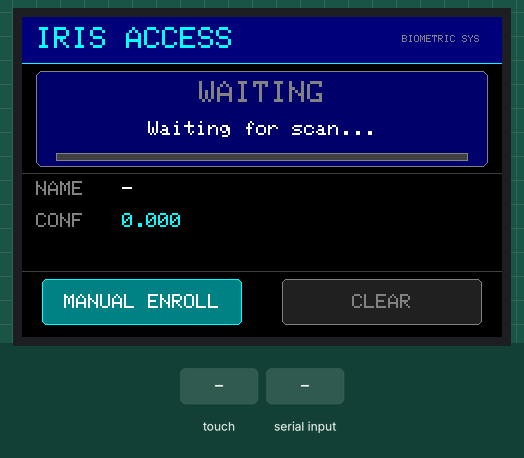
Recording of a sketch running on a simulated Arduino Uno, built with avr-gcc and run on an emulated ATmega328P. Parts: 480×320 colour display. The inputs (shaded band) are chosen by the test bench. What the sketch prints to the serial monitor is not drawn.

Above: at 1.6 s.
1.7 s: touch panel pressed at 62 % / 90 % of its raw x / y range
At 2.11 s:
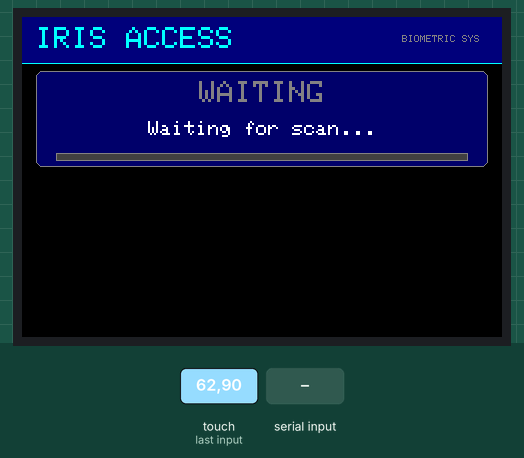
3.6 s: "1|90|45\n" received over Serial
At 4.5 s:
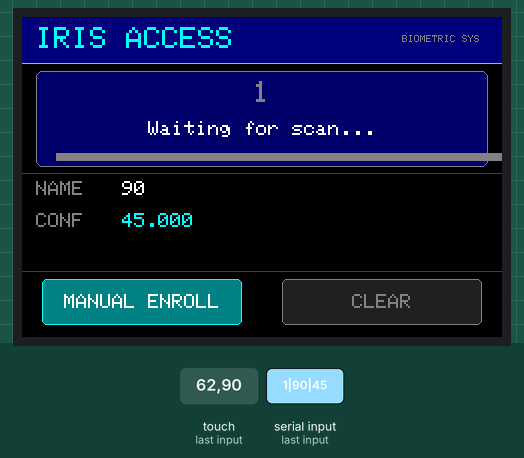
5.2 s: touch panel pressed at 13 % / 90 % of its raw x / y range
At 6.9 s:
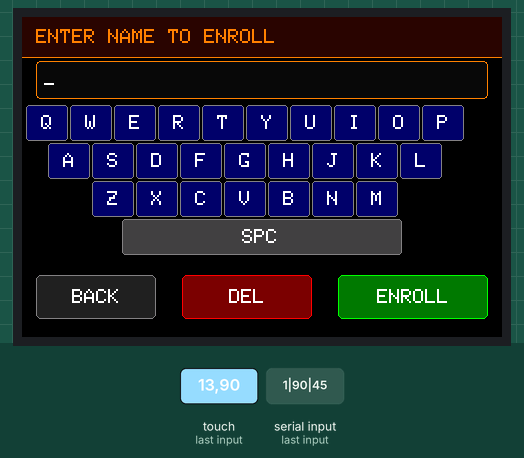
7.2 s: touch panel pressed at 13 % / 30 % of its raw x / y range
8.8 s: touch panel pressed at 87 % / 90 % of its raw x / y range
At 9.18 s:
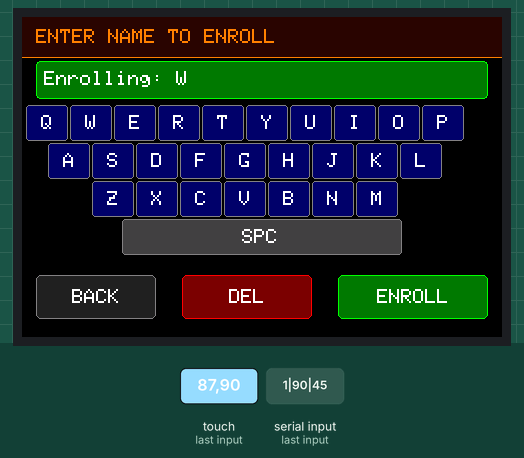
11.2 s: touch panel pressed at 38 % / 90 % of its raw x / y range
At 12.9 s:
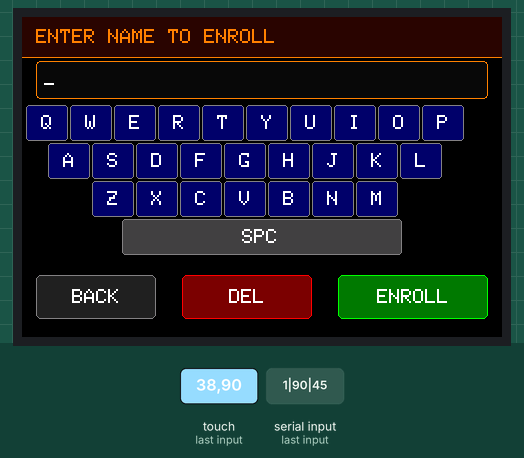
Timing chart, 0 to 14.2 s (numbered marks = the images above; inputs shaded):
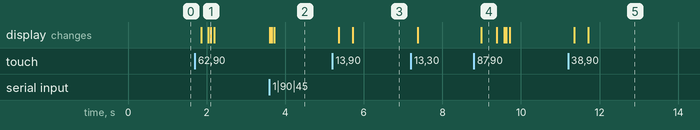

Measured:
- after the input at 1.7 s, the display: first changes after 0.16 s (image 1 shows a later state)
- after the input at 3.6 s, the display: first changes at once (image 2 shows a later state)
- after the input at 5.2 s, the display: first changes after 0.16 s (image 3 shows a later state)
- after the input at 8.8 s, the display: changes after 0.18 s (image 4)
- after the input at 11.2 s, the display: first changes after 0.16 s (image 5 shows a later state)
- what the display in image 4 shows lasts 0.4 s, from 9.0 s to 9.4 s

The sketch:

arduino_code.ino
```cpp
/*
  IRIS RECOGNITION SYSTEM — TFT DISPLAY

  FLOW:
    1. ESP32 sends frame → Python detects iris
    2. KNOWN   → TFT home shows GREEN "Access Granted + Name"
    3. UNKNOWN → TFT shows yellow confirm screen:
                 "Unknown iris. Enroll this person?"
                 [YES ENROLL]  [NO IGNORE]
    4. Tap YES  → keyboard appears → type name → ENROLL
    5. Python enrolls from saved frame → TFT confirms

  Serial  Python → Arduino:
    UI|STATUS|known
    UI|NAME|Ahmad
    UI|CONF|0.923
    UI|MESSAGE|Access Granted
    UI|ENROLL_PROMPT|         <- new unknown iris, ask user
    UI|ENROLL_OK|Ahmad
    UI|ENROLL_FAIL|reason

  Serial  Arduino → Python:
    ENROLL:Ahmad
    IGNORE
    GETUI
*/

#include <MCUFRIEND_kbv.h>
#include <Adafruit_GFX.h>
#include <TouchScreen.h>

#define YP A3
#define XM A2
#define YM 9
#define XP 8

#define TS_MINX 120
#define TS_MAXX 900
#define TS_MINY 70
#define TS_MAXY 920
#define MINPRESSURE 120
#define MAXPRESSURE 1000

MCUFRIEND_kbv tft;
TouchScreen ts = TouchScreen(XP, YP, XM, YM, 300);

#define SW 480
#define SH 320

#define BLACK   0x0000
#define WHITE   0xFFFF
#define GRAY    0x4208
#define LGRAY   0x8410
#define BLUE    0x001F
#define DBLUE   0x000D
#define RED     0xF800
#define DRED    0x7800
#define GREEN   0x07E0
#define DGREEN  0x03C0
#define YELLOW  0xFFE0
#define DYELLOW 0x8C00
#define CYAN    0x07FF
#define ORANGE  0xFC00
#define NAVY    0x000F
#define TEAL    0x0410

// ── State ──
String lastStatus  = "waiting";
String lastName    = "";
String lastConf    = "0.000";
String lastMessage = "Waiting for scan...";
String rxLine      = "";
String enrollName  = "";

String   notifyMsg   = "";
uint16_t notifyCol   = WHITE;
unsigned long notifyUntil = 0;

enum Screen { HOME, CONFIRM_ENROLL, KEYBOARD };
Screen screen = HOME;

// ── Button helper ──
struct Btn { int x, y, w, h; };
static bool hit(int tx, int ty, const Btn& b) {
  return tx>=b.x && tx<b.x+b.w && ty>=b.y && ty<b.y+b.h;
}
static void fillBtn(const Btn& b, uint16_t bg, uint16_t border,
                    const char* lbl, uint16_t tc, uint8_t sz=2) {
  tft.fillRoundRect(b.x,b.y,b.w,b.h,5,bg);
  tft.drawRoundRect(b.x,b.y,b.w,b.h,5,border);
  tft.setTextSize(sz); tft.setTextColor(tc,bg);
  int16_t x1,y1; uint16_t tw,th;
  tft.getTextBounds(lbl,0,0,&x1,&y1,&tw,&th);
  tft.setCursor(b.x+(b.w-tw)/2, b.y+(b.h-th)/2);
  tft.print(lbl);
}

// ════════════════════════════════════════
// HOME SCREEN
// ════════════════════════════════════════
Btn hBtn_ManualEnroll = { 20,  262, 200, 46 };
Btn hBtn_Clear        = { 260, 262, 200, 46 };

static uint16_t statusColor() {
  if (lastStatus=="known")    return GREEN;
  if (lastStatus=="unknown")  return YELLOW;
  if (lastStatus=="error")    return RED;
  if (lastStatus=="enrolled") return GREEN;
  return LGRAY;
}

static void drawHomeHeader() {
  tft.fillRect(0,0,SW,46,NAVY);
  tft.drawFastHLine(0,46,SW,CYAN);
  tft.setTextSize(3); tft.setTextColor(CYAN,NAVY);
  tft.setCursor(14,10); tft.print("IRIS ACCESS");
  tft.setTextSize(1); tft.setTextColor(LGRAY,NAVY);
  tft.setCursor(SW-100,18); tft.print("BIOMETRIC SYS");
}

static void drawStatusCard() {
  uint16_t col = statusColor();
  tft.fillRoundRect(14,54,SW-28,96,6,DBLUE);
  tft.drawRoundRect(14,54,SW-28,96,6,col);

  String st = lastStatus; st.toUpperCase();
  tft.setTextSize(3); tft.setTextColor(col,DBLUE);
  int16_t x1,y1; uint16_t tw,th;
  tft.getTextBounds(st.c_str(),0,0,&x1,&y1,&tw,&th);
  tft.setCursor(14+(SW-28-tw)/2,64); tft.print(st);

  tft.setTextSize(2); tft.setTextColor(WHITE,DBLUE);
  String msg = lastMessage;
  if (msg.length()>26) msg=msg.substring(0,26);
  tft.getTextBounds(msg.c_str(),0,0,&x1,&y1,&tw,&th);
  tft.setCursor(14+(SW-28-tw)/2,104); tft.print(msg);

  int bx=34,by=136,bw=SW-68,bh=8;
  tft.fillRect(bx,by,bw,bh,GRAY);
  float conf=lastConf.toFloat();
  int fill=(int)(conf*bw);
  if (fill>0) tft.fillRect(bx,by,fill,bh,col);
  tft.drawRect(bx,by,bw,bh,LGRAY);
}

static void drawInfoRows() {
  tft.fillRect(0,156,SW,98,BLACK);
  tft.drawFastHLine(0,156,SW,GRAY);

  tft.setTextSize(2);
  tft.setTextColor(LGRAY,BLACK); tft.setCursor(14,164); tft.print("NAME ");
  tft.setTextColor(WHITE,BLACK); tft.setCursor(100,164);
  String n=(lastName.length()>0)?lastName:"-";
  if (n.length()>18) n=n.substring(0,18);
  tft.print(n);

  tft.setTextColor(LGRAY,BLACK); tft.setCursor(14,196); tft.print("CONF ");
  tft.setTextColor(CYAN,BLACK);  tft.setCursor(100,196); tft.print(lastConf);

  tft.drawFastHLine(0,254,SW,GRAY);
}

static void drawHomeScreen() {
  tft.fillScreen(BLACK);
  drawHomeHeader();
  drawStatusCard();
  drawInfoRows();
  fillBtn(hBtn_ManualEnroll, TEAL,   CYAN,  "MANUAL ENROLL", WHITE, 2);
  fillBtn(hBtn_Clear,        0x2104, LGRAY, "CLEAR",         LGRAY, 2);
}

static void refreshHome() {
  drawStatusCard();
  drawInfoRows();
}

// ════════════════════════════════════════
// CONFIRM ENROLL SCREEN
// Shown automatically when Python sends UI|ENROLL_PROMPT|
// ════════════════════════════════════════
Btn cBtn_Enroll = { 30,  252, 190, 52 };
Btn cBtn_Ignore = { 260, 252, 190, 52 };

static void drawConfirmScreen() {
  tft.fillScreen(BLACK);

  // Header
  tft.fillRect(0,0,SW,46,DYELLOW);
  tft.drawFastHLine(0,46,SW,YELLOW);
  tft.setTextSize(2); tft.setTextColor(BLACK,DYELLOW);
  tft.setCursor(14,14); tft.print("!! UNKNOWN IRIS DETECTED !!");

  // Big question mark
  tft.setTextSize(8); tft.setTextColor(YELLOW,BLACK);
  tft.setCursor(388,60); tft.print("?");

  // Message lines
  tft.setTextSize(2); tft.setTextColor(WHITE,BLACK);
  tft.setCursor(14,60);  tft.print("A new iris was scanned.");
  tft.setCursor(14,86);  tft.print("This person is NOT enrolled.");
  tft.setCursor(14,120); tft.print("Do you want to enroll");
  tft.setCursor(14,146); tft.print("this person now?");

  tft.setTextSize(1); tft.setTextColor(LGRAY,BLACK);
  tft.setCursor(14,180); tft.print("The last captured frame will be used for enrollment.");
  tft.setCursor(14,194); tft.print("Make sure the eye is clearly positioned.");

  tft.drawFastHLine(14,216,SW-28,GRAY);

  fillBtn(cBtn_Enroll, DGREEN, GREEN, "YES  ENROLL", WHITE, 2);
  fillBtn(cBtn_Ignore, DRED,   RED,   "NO  IGNORE",  WHITE, 2);
}

// ════════════════════════════════════════
// KEYBOARD SCREEN
// ════════════════════════════════════════
#define KW 42
#define KH 36
#define KG 2

const char* ROW1 = "QWERTYUIOP";
const char* ROW2 = "ASDFGHJKL";
const char* ROW3 = "ZXCVBNM";

Btn eBtn_Back = { 14,  258, 120, 44 };
Btn eBtn_Del  = { 160, 258, 130, 44 };
Btn eBtn_Ok   = { 316, 258, 150, 44 };

static int kx(int row,int i){
  if(row==0) return 4  +i*(KW+KG);
  if(row==1) return 26 +i*(KW+KG);
  if(row==2) return 70 +i*(KW+KG);
  return 0;
}
static int ky(int row){ return 88+row*(KH+KG); }

static void drawOneKey(int x,int y,const char* txt,uint16_t bg){
  tft.fillRoundRect(x,y,KW,KH,3,bg);
  tft.drawRoundRect(x,y,KW,KH,3,LGRAY);
  tft.setTextSize(2); tft.setTextColor(WHITE,bg);
  int16_t x1,y1; uint16_t tw,th;
  tft.getTextBounds(txt,0,0,&x1,&y1,&tw,&th);
  tft.setCursor(x+(KW-tw)/2, y+(KH-th)/2);
  tft.print(txt);
}

static void drawKeyboardScreen(){
  tft.fillScreen(BLACK);

  // Header
  tft.fillRect(0,0,SW,40,0x2820);
  tft.drawFastHLine(0,40,SW,ORANGE);
  tft.setTextSize(2); tft.setTextColor(ORANGE,0x2820);
  tft.setCursor(14,12); tft.print("ENTER NAME TO ENROLL");

  // Input box
  tft.fillRoundRect(14,44,SW-28,38,4,0x0841);
  tft.drawRoundRect(14,44,SW-28,38,4,ORANGE);
  tft.setTextSize(2); tft.setTextColor(WHITE,0x0841);
  String shown=enrollName;
  if(shown.length()>22) shown=shown.substring(shown.length()-22);
  tft.setCursor(22,54); tft.print(shown+"_");

  for(int i=0;i<10;i++){char s[2]={ROW1[i],0}; drawOneKey(kx(0,i),ky(0),s,DBLUE);}
  for(int i=0;i<9; i++){char s[2]={ROW2[i],0}; drawOneKey(kx(1,i),ky(1),s,DBLUE);}
  for(int i=0;i<7; i++){char s[2]={ROW3[i],0}; drawOneKey(kx(2,i),ky(2),s,DBLUE);}

  int sy=ky(3);
  tft.fillRoundRect(100,sy,280,KH,3,GRAY); tft.drawRoundRect(100,sy,280,KH,3,LGRAY);
  tft.setTextSize(2); tft.setTextColor(WHITE,GRAY);
  tft.setCursor(220,sy+10); tft.print("SPC");

  fillBtn(eBtn_Back, 0x2104, LGRAY, "BACK",   WHITE, 2);
  fillBtn(eBtn_Del,  DRED,   RED,   "DEL",    WHITE, 2);
  fillBtn(eBtn_Ok,   DGREEN, GREEN, "ENROLL", WHITE, 2);
}

static void refreshInput(){
  tft.fillRoundRect(15,45,SW-30,36,3,0x0841);
  tft.setTextSize(2); tft.setTextColor(WHITE,0x0841);
  String shown=enrollName;
  if(shown.length()>22) shown=shown.substring(shown.length()-22);
  tft.setCursor(22,54); tft.print(shown+"_");
}

static void handleKeyboardTouch(int x,int y){
  if(hit(x,y,eBtn_Back)){
    screen=CONFIRM_ENROLL; drawConfirmScreen(); return;
  }
  if(hit(x,y,eBtn_Del)){
    if(enrollName.length()>0) enrollName.remove(enrollName.length()-1);
    refreshInput(); return;
  }
  if(hit(x,y,eBtn_Ok)){
    String n=enrollName; n.trim();
    if(n.length()==0) return;
    // feedback
    tft.fillRoundRect(14,44,SW-28,38,4,DGREEN);
    tft.drawRoundRect(14,44,SW-28,38,4,GREEN);
    tft.setTextSize(2); tft.setTextColor(WHITE,DGREEN);
    tft.setCursor(22,54); tft.print("Enrolling: "); tft.print(n);
    Serial.println("ENROLL:"+n);
    delay(400);
    screen=HOME; drawHomeScreen(); return;
  }

  char s[2]={0,0};
  for(int i=0;i<10;i++){
    int rx=kx(0,i),ry=ky(0);
    if(x>=rx&&x<rx+KW&&y>=ry&&y<ry+KH){
      if(enrollName.length()<24){s[0]=ROW1[i];enrollName+=s;}
      refreshInput();return;
    }
  }
  for(int i=0;i<9;i++){
    int rx=kx(1,i),ry=ky(1);
    if(x>=rx&&x<rx+KW&&y>=ry&&y<ry+KH){
      if(enrollName.length()<24){s[0]=ROW2[i];enrollName+=s;}
      refreshInput();return;
    }
  }
  for(int i=0;i<7;i++){
    int rx=kx(2,i),ry=ky(2);
    if(x>=rx&&x<rx+KW&&y>=ry&&y<ry+KH){
      if(enrollName.length()<24){s[0]=ROW3[i];enrollName+=s;}
      refreshInput();return;
    }
  }
  int sy=ky(3);
  if(x>=100&&x<380&&y>=sy&&y<sy+KH){
    if(enrollName.length()<24&&enrollName.length()>0
       &&enrollName[enrollName.length()-1]!=' ')
      enrollName+=' ';
    refreshInput();
  }
}

// ════════════════════════════════════════
// SERIAL
// ════════════════════════════════════════
static void handleUiLine(const String& line){
  int p1=line.indexOf('|');
  int p2=line.indexOf('|',p1+1);
  if(p2<0) return;
  String key=line.substring(p1+1,p2); key.trim();
  String val=line.substring(p2+1);    val.trim();

  if      (key=="STATUS")  lastStatus =val;
  else if (key=="NAME")    lastName   =(val=="None"||val=="null")?"":val;
  else if (key=="CONF")    lastConf   =val;
  else if (key=="MESSAGE") lastMessage=val;

  else if (key=="ENROLL_PROMPT"){
    // Auto-popup: unknown iris detected
    screen=CONFIRM_ENROLL;
    drawConfirmScreen();
    return;
  }
  else if (key=="ENROLL_OK"){
    lastStatus ="enrolled";
    lastMessage="Enrolled: "+val;
    lastName   =val;
    notifyMsg  ="ENROLLED: "+val; notifyCol=GREEN; notifyUntil=millis()+3000;
    screen=HOME; drawHomeScreen(); return;
  }
  else if (key=="ENROLL_FAIL"){
    notifyMsg  ="FAIL: "+val; notifyCol=RED; notifyUntil=millis()+3000;
    lastMessage="Enroll failed: "+val;
    screen=HOME; drawHomeScreen(); return;
  }

  if(screen==HOME) refreshHome();
}

static void handleServerLine(String line){
  line.trim();
  if(line.length()==0) return;
  if(line.startsWith("UI|")){ handleUiLine(line); return; }

  // legacy: status|name|conf
  int p1=line.indexOf('|');
  int p2=(p1>=0)?line.indexOf('|',p1+1):-1;
  if(p1<0||p2<0) return;
  lastStatus=line.substring(0,p1);    lastStatus.trim();
  lastName  =line.substring(p1+1,p2); lastName.trim();
  lastConf  =line.substring(p2+1);    lastConf.trim();
  if(lastName=="None"||lastName=="null") lastName="";
  lastConf=String(lastConf.toFloat(),3);
  if(screen==HOME) refreshHome();
}

// ════════════════════════════════════════
// NOTIFY BANNER
// ════════════════════════════════════════
static void tickNotify(){
  if(screen!=HOME||notifyMsg.length()==0) return;
  if(millis()<notifyUntil){
    uint16_t bg=(notifyCol==GREEN)?DGREEN:DRED;
    tft.fillRect(0,0,SW,46,bg);
    tft.drawFastHLine(0,46,SW,notifyCol);
    tft.setTextSize(2); tft.setTextColor(WHITE,bg);
    int16_t x1,y1; uint16_t tw,th;
    tft.getTextBounds(notifyMsg.c_str(),0,0,&x1,&y1,&tw,&th);
    tft.setCursor((SW-tw)/2,14); tft.print(notifyMsg);
  } else {
    notifyMsg=""; drawHomeHeader();
  }
}

// ════════════════════════════════════════
// TOUCH
// ════════════════════════════════════════
static bool readTouch(int& sx,int& sy){
  TSPoint p=ts.getPoint();
  pinMode(XM,OUTPUT); pinMode(YP,OUTPUT);
  if(p.z<MINPRESSURE||p.z>MAXPRESSURE) return false;
  sx=constrain(map(p.x,TS_MINX,TS_MAXX,0,SW),0,SW-1);
  sy=constrain(map(p.y,TS_MINY,TS_MAXY,0,SH),0,SH-1);
  return true;
}

// ════════════════════════════════════════
// SETUP / LOOP
// ════════════════════════════════════════
void setup(){
  // Must match SERIAL_BAUD in server.py (was 9600 → garbage if PC uses 115200).
  Serial.begin(115200);
  uint16_t ID=tft.readID();
  if(ID==0xD3D3) ID=0x9486;
  tft.begin(ID); tft.setRotation(1);
  drawHomeScreen();
  Serial.println("GETUI");
}

void loop(){
  while(Serial.available()){
    char c=(char)Serial.read();
    if(c=='\n'){ handleServerLine(rxLine); rxLine=""; }
    else if(c!='\r'){ rxLine+=c; if(rxLine.length()>240) rxLine=""; }
  }

  tickNotify();

  int tx,ty;
  if(readTouch(tx,ty)){
    delay(160);
    if(screen==HOME){
      if(hit(tx,ty,hBtn_ManualEnroll)){
        enrollName=""; screen=KEYBOARD; drawKeyboardScreen();
      } else if(hit(tx,ty,hBtn_Clear)){
        lastStatus="waiting"; lastName=""; lastConf="0.000";
        lastMessage="Waiting for scan..."; drawHomeScreen();
      }
    }
    else if(screen==CONFIRM_ENROLL){
      if(hit(tx,ty,cBtn_Enroll)){
        enrollName=""; screen=KEYBOARD; drawKeyboardScreen();
      } else if(hit(tx,ty,cBtn_Ignore)){
        Serial.println("IGNORE");
        screen=HOME; drawHomeScreen();
      }
    }
    else if(screen==KEYBOARD){
      handleKeyboardTouch(tx,ty);
    }
  }
}
```
